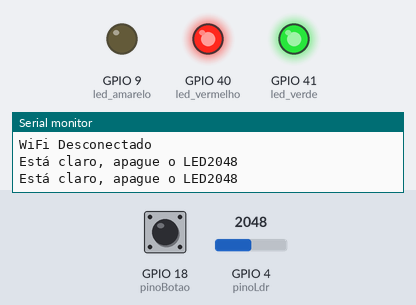
Bench run of a sketch on a simulated ESP32-S3. Shown: output pins drawn as LEDs (lit = HIGH), the last lines printed to the serial monitor. The test bench sets the inputs (shaded band); at power-on: GPIO 4 (pinoLdr) = 2048, GPIO 18 (pinoBotao) HIGH. WiFi joins after 1.5 s; servers stay silent unless stated.

Above: at 5.8 s.
5.9 s: GPIO 4 (pinoLdr) set to 656
At 10.6 s:
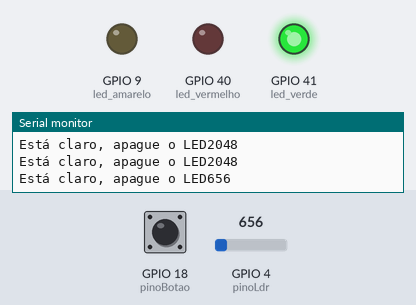
16.5 s: GPIO 4 (pinoLdr) set to 570
At 19.1 s:
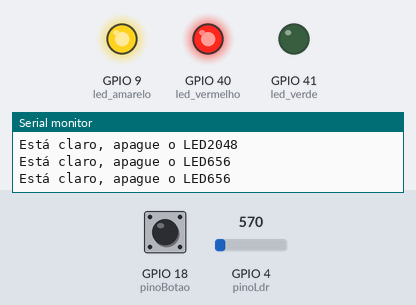
At 20.7 s:
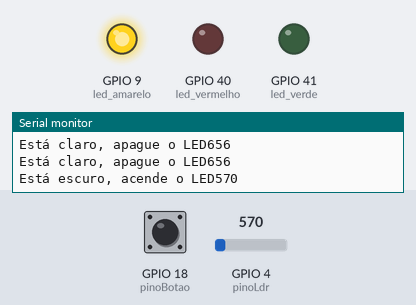
Timing chart, 0 to 29.5 s (numbered marks = the images above; inputs shaded):
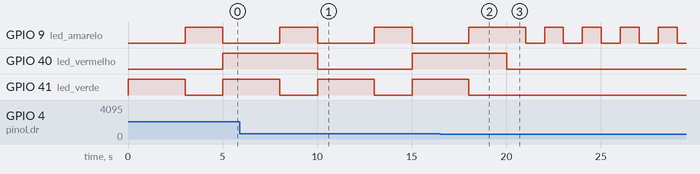

Measured:
- the behaviour switches between 600 and 599 on GPIO 4 (pinoLdr) (found by bisection; images 1 and 2)
- after the input at 16.5 s, GPIO 40 (led_vermelho): goes on until 20.0 s, then stays LOW; GPIO 41 (led_verde): goes on until 18.0 s, then stays LOW
- by itself, GPIO 9 (led_amarelo): repeats every 2.0 s: LOW 1.0 s, HIGH 1.0 s
- by itself, GPIO 41 (led_verde): alternates HIGH for 3.0 s and LOW for 2.0 s

The sketch:

sketch.ino
```cpp
#include <WiFi.h>
#include <HTTPClient.h>

#define led_verde 41 // Pino utilizado para controle do led verde
#define led_vermelho 40 // Pino utilizado para controle do led vermelho
#define led_amarelo 9 // Pino utilizado para controle do led amarelo

const int pinoBotao = 18;  // O número do pino do botão
int estadoBotao = LOW;  // Variável para armazenar/ler o estado do botão

const int pinoLdr = 4;  // Pino utilizado para controle do sensor ldr
int estadoLdr = 0;  // Variável para armazenar/ler o estado do sensor Ldr
int limiarDeLuminosidade = 600; // Limite numérico para configuração do sensor ldr

// Configuração do debounce do Botão
unsigned long ultimoTempoDebounce = 0;
int tempoDelayDebounce = 50;
int leituraEstadoBotao;

// Configuracao da requisicao http
int codigoRespostaHttp;
int estadoLedVermelho = LOW;
int contadorBotao = 0;

// Configuracao para substituicao do delay
int tempoAtualMillis;
int ultimoTempoMillis = 0;

void setup() {

  // Configuração inicial dos pinos para controle dos leds como OUTPUTs (saídas) do ESP32
  pinMode(led_verde, OUTPUT);
  pinMode(led_vermelho, OUTPUT);
  pinMode(led_amarelo, OUTPUT);

  // Inicialização das entradas
  pinMode(pinoBotao, INPUT); // Inicializa o pino do botão como uma entrada (`input`)

  digitalWrite(led_verde, LOW); // Configura o led verde como apagado inicialmente
  digitalWrite(led_vermelho, LOW); // Configura o led vermelho como apagado inicialmente
  digitalWrite(led_amarelo, LOW); // Configura o led amarelo como apagado inicialmente
  Serial.begin(9600); // Configuração para debug por interface serial entre ESP e computador com baud rate de 9600

  WiFi.begin("Wokwi-GUEST", ""); // Conexão à rede WiFi aberta com SSID Wokwi-GUEST

  while (WiFi.status() == WL_CONNECT_FAILED) {
    delay(100);
    Serial.print(".");
  }
  Serial.println("Conectado ao WiFi com sucesso!"); // Considerando que saiu do loop acima, o ESP32 agora está conectado ao WiFi (outra opção é colocar este comando dentro do if abaixo)

  if (WiFi.status() == WL_CONNECTED) { // Se o ESP32 estiver conectado à Internet
    HTTPClient http;

    String rotaServidor = "http://www.google.com.br/"; // Endpoint da requisição HTTP

    http.begin(rotaServidor.c_str());

    codigoRespostaHttp = http.GET(); // Código do Resultado da Requisição HTTP

    if (codigoRespostaHttp > 0) {
      Serial.print("Código da Resposta HTTP: ");
      Serial.println(codigoRespostaHttp);
      String conteudo = http.getString(); // Obtém-se o conteúdo ou `payload`
      Serial.println(conteudo);
    }
    else {
      Serial.print("Código de erro: ");
      Serial.println(codigoRespostaHttp);
    }
    http.end();
  }

  else {
    Serial.println("WiFi Desconectado");
  }
}

void loop() {
  estadoLdr = analogRead(pinoLdr);

  tempoAtualMillis = millis();

  leituraEstadoBotao = digitalRead(pinoBotao);
  if (leituraEstadoBotao != estadoBotao) {
    ultimoTempoDebounce = millis();
  }

  if ((millis() - ultimoTempoDebounce) > tempoDelayDebounce) {
    estadoBotao = leituraEstadoBotao;
    contadorBotao++;
  }

  if (estadoLdr < limiarDeLuminosidade) {
    Serial.print("Está escuro, acende o LED");
    Serial.println(estadoLdr);
    digitalWrite(led_amarelo, HIGH);
    delay(1000);
    digitalWrite(led_amarelo, LOW);
    delay(1000);

  } else {
    Serial.print("Está claro, apague o LED");
    Serial.println(estadoLdr);

    digitalWrite(led_verde, HIGH);
    delay(3000);
    digitalWrite(led_verde, LOW);

    digitalWrite(led_amarelo, HIGH);
    delay(2000);
    digitalWrite(led_amarelo, LOW);

    estadoLedVermelho = HIGH;
    digitalWrite(led_vermelho, estadoLedVermelho);
    if((tempoAtualMillis-ultimoTempoMillis) > 5000) {
      ultimoTempoMillis = tempoAtualMillis;
      estadoLedVermelho = !estadoLedVermelho;
    }
    if (estadoLedVermelho && estadoBotao) {
      int ultimoTempoLedVermelhoMillis = 0;
      if (millis()-ultimoTempoLedVermelhoMillis > 1000) {
        estadoLedVermelho = !estadoLedVermelho;
      }
    }
    digitalWrite(led_vermelho, estadoLedVermelho);

    if (estadoLedVermelho && contadorBotao >= 3) {
      HTTPClient http;
      String rotaTeste = "http://www.google.com.br/";
      http.begin(rotaTeste.c_str());
      int codigoRespostaHttpTeste;
      codigoRespostaHttpTeste = http.GET();

      if (codigoRespostaHttpTeste > 0) {
        Serial.print("Código da Resposta HTTP de teste: ");
        Serial.println(codigoRespostaHttpTeste);
      }
      else {
        Serial.print("Código de erro do teste: ");
        Serial.println(codigoRespostaHttpTeste);
      }
      http.end();
    }
  }
}
```
